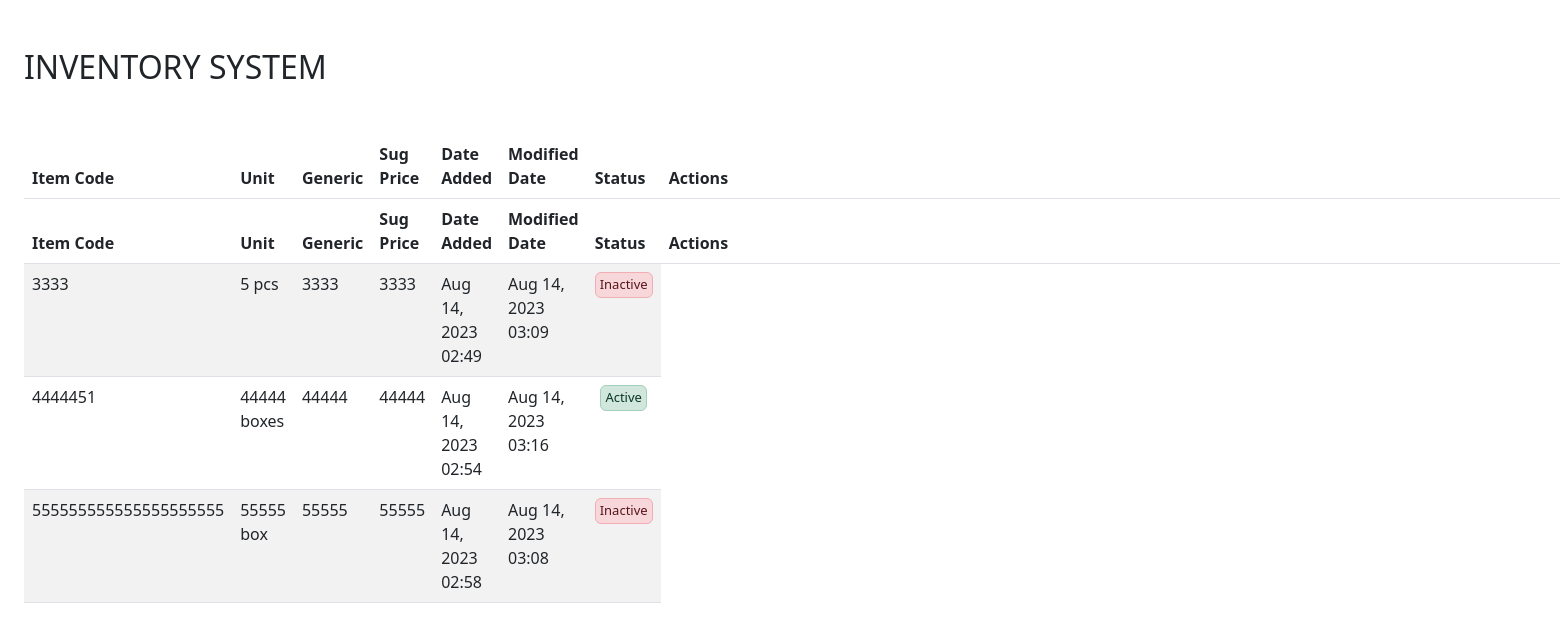
Page /inventory/productTable.php on the earlier database version.
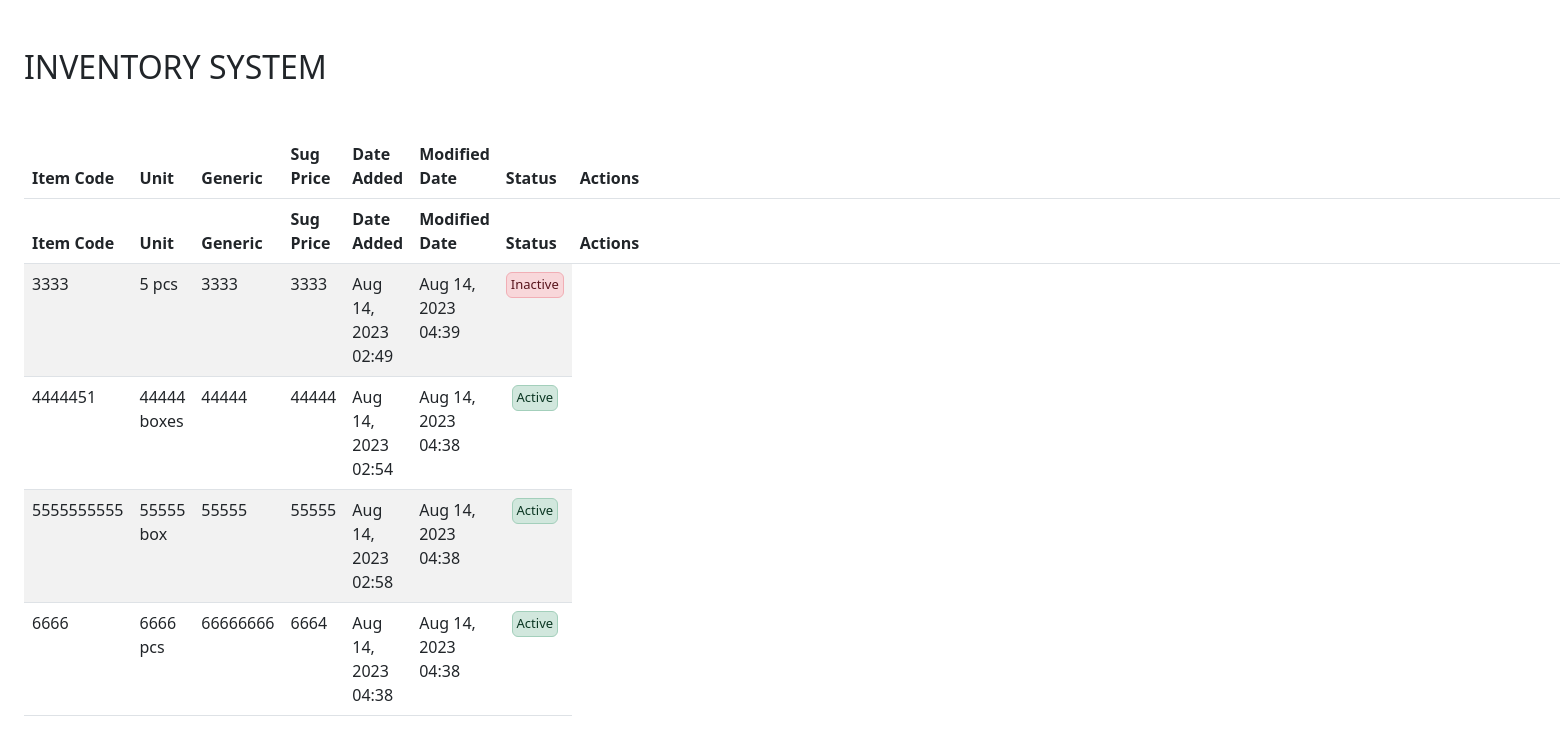
Same page on the later database version.
### tables this page shows
CREATE TABLE `inventory_tb` (
  `InventoryID` int(11) NOT NULL,
  `itemTypeID` int(11) NOT NULL,
  `itemCode` varchar(100) DEFAULT NULL,
  `Unit` int(11) DEFAULT NULL,
  `Description` varchar(300) DEFAULT NULL,
  `Generic` varchar(100) DEFAULT NULL,
  `SugPrice` double DEFAULT NULL,
  `MWprice` double NOT NULL,
  `IPDprice` double NOT NULL,
  `Ppriceuse` double NOT NULL,
  `Status` tinyint(1) NOT NULL,
  `UnitType` varchar(300) NOT NULL DEFAULT 'pcs',
  `createDate` datetime DEFAULT current_timestamp(),
  `modifiedDate` datetime NOT NULL DEFAULT current_timestamp()
);

### inventory/productTable.php (the view, shortened to what this page needs)
<!DOCTYPE html>
<html lang="en">
<head>
    <link rel="stylesheet" href="https://cdnjs.cloudflare.com/ajax/libs/twitter-bootstrap/5.3.0/css/bootstrap.min.css">
    <link rel="stylesheet" href="https://cdn.datatables.net/1.13.6/css/dataTables.bootstrap5.min.css">
</head>
<body>
    <div class="table w-100 p-4">
        <h2 class="mt-4 mb-5">INVENTORY SYSTEM</h2>
        <?php include './add/add.php'; ?>
        <?php include './view/view.php'; ?>
        <table id="example" class="table table-striped" style="width:100%">
            <thead>
                <tr>
                    <th>Item Code</th>
                    <th>Unit</th>
                    <th>Generic</th>
                    <th>Sug Price</th>
                    <th>Date Added</th>
                    <th>Modified Date</th>
                    <th>Status</th>
                    <th>Actions</th>
                </tr>
            </thead>
            <tbody>
                <?php
                $connection = connect();
                $sql = "select * from inventory_tb ";
                $result = $connection->query($sql);
                while ($row = $result->fetch_assoc()) {
                    $activeStatus = ($row["Status"]  == "1") ? "Active"  : "Inactive";
                    $statusColor = ($row["Status"]  == "1") ? "alert-success"  : "alert-danger";
                    echo "
                        <tr>
                            <td>" . $row["itemCode"] . "</td>
                            <td>" . $row["Unit"] . " " . $row["UnitType"] . "</td>
                            <td>" . $row["Generic"] . "</td>
                            <td>" . $row["SugPrice"] . "</td>
                            <td>" . date("M d, Y h:i", strtotime($row["createDate"])) . "</td>
                            <td>" . date("M d, Y h:i", strtotime($row["modifiedDate"])) . "</td>
                            <td>
                                <div class='d-flex w-100 h-100 d-flex '>
                                    <h6 style='font-size: 13px' class='p-1 alert m-auto " . $statusColor . "'>" . $activeStatus . "</h6>
                                </div>
                            </td>
                            <td class='invisible'>" . json_encode($row) . "</td>
                        </tr>
                        ";
                }
                ?>
            </tbody>
        </table>
    </div>
</body>
</html>

### inventory/add/add.php (shortened to what this page needs)
<!DOCTYPE html>
<html lang="en">
<head>
</head>
<body>
</body>
</html>

### inventory/view/view.php (shortened to what this page needs)
<!DOCTYPE html>
<html lang="en">
<body>
</body>
</html>

Differences in the rows shown:
changed inventory_tb "Inactive": modifiedDate "Aug 14, 2023 03:09" → "Aug 14, 2023 04:39"
changed inventory_tb "boxes": modifiedDate "Aug 14, 2023 03:16" → "Aug 14, 2023 04:38"
changed inventory_tb "box": itemCode "555555555555555555555" → "5555555555"; modifiedDate "Aug 14, 2023 03:08" → "Aug 14, 2023 04:38"; Status "Inactive" → "Active"
added inventory_tb: itemCode "6666", Unit "6666", UnitType "pcs", Generic "66666666", SugPrice "6664", createDate "Aug 14, 2023 04:38", modifiedDate "Aug 14, 2023 04:38", Status "Active"
